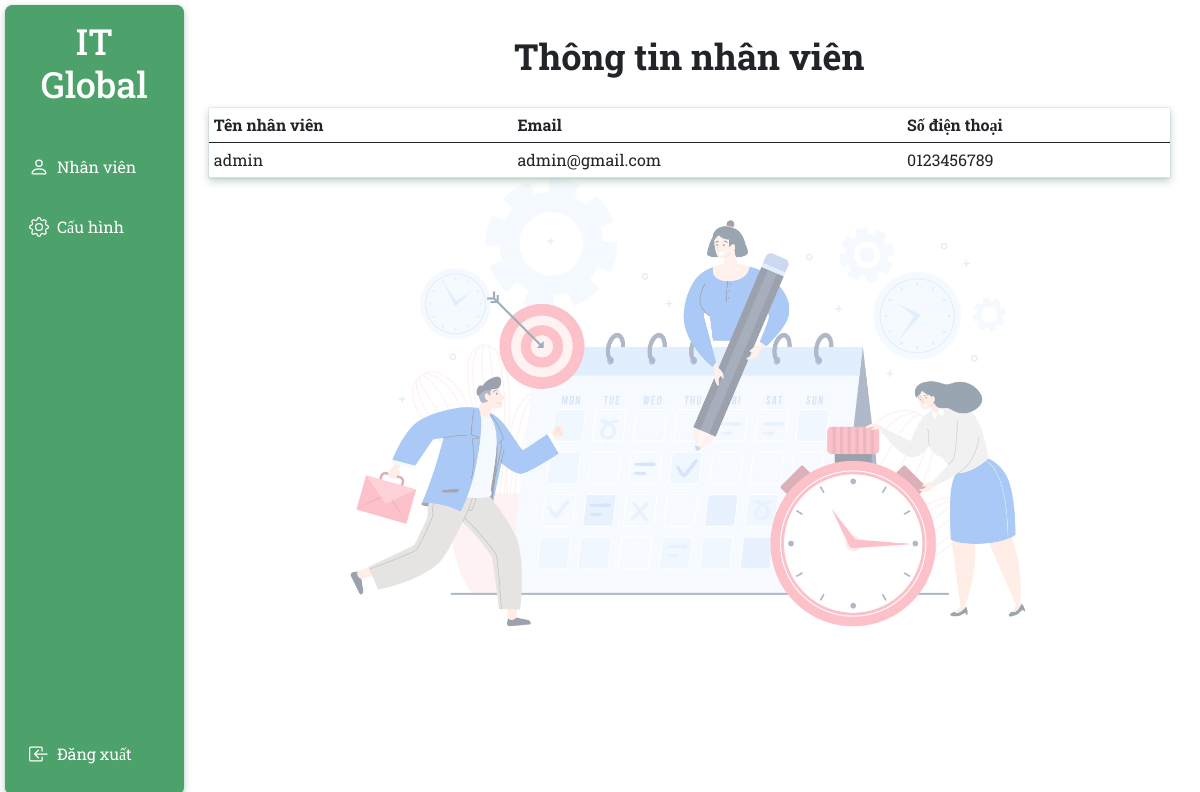
Page /staff/ (signed in) on the committed database.
### main/models.py (models this page shows, shortened)
class User(AbstractBaseUser, PermissionsMixin):
    email = models.EmailField(unique=True)
    name = models.CharField(max_length=255)
    tel = models.CharField(max_length=10)
    image = models.ImageField(upload_to='images/user')
    is_active = models.BooleanField(default=True)
    is_staff = models.BooleanField(default=False)
    is_superuser = models.BooleanField(default=False)
    date_joined = models.DateTimeField(default=timezone.now)
    last_login = models.DateTimeField(blank=True, null=True)
    objects = CustomUserManager()
    USERNAME_FIELD = 'email'
    EMAIL_FIELD = 'email'
    REQUIRED_FIELDS = []
    class Meta:
        verbose_name = 'User'
        verbose_name_plural = 'User'

### main/views.py (the view)
# urls.py: path('staff/', views.staff, name='staff'),
def staff(request):
    return render(request, './staff/staff.html')

### main/templates/staff/staff.html
{% extends 'partials/base.html' %}
{% block main-heading %}
    Thông tin nhân viên
{% endblock %}
{% block sidebar %}
    {% include 'partials/sidebar.html' %}
{% endblock %}
{% block main %}
    <table class="table table-hover mt-5">
        <thead>
        <tr>
            <th scope="col">Tên nhân viên</th>
            <th scope="col">Email</th>
            <th scope="col">Số điện thoại</th>
        </tr>
        </thead>
        <tbody>
        <tr>
            <td>{{ user.name }}</td>
            <td>{{ user.email }}</td>
            <td>{{ user.tel }}</td>
        </tr>
        </tbody>
    </table>
{% endblock %}

### main/static/css/base.css (style rules this page uses)
* { margin: 0; padding: 0; box-sizing: border-box; user-select: none; font-family: 'Roboto Slab', serif; }
html { font-size: 62.5%; }

### main/static/css/staff.css (style rules this page uses)
.main table { margin: auto; width: 95%; font-size: 1.6rem; box-shadow: 0px 0px 1px rgba(39, 103, 73, 0.5), 0px 3px 8px rgba(39, 103, 73, 0.3) !important; }

### rows in the picture
User: name "admin", email "admin@gmail.com", tel "0123456789"
